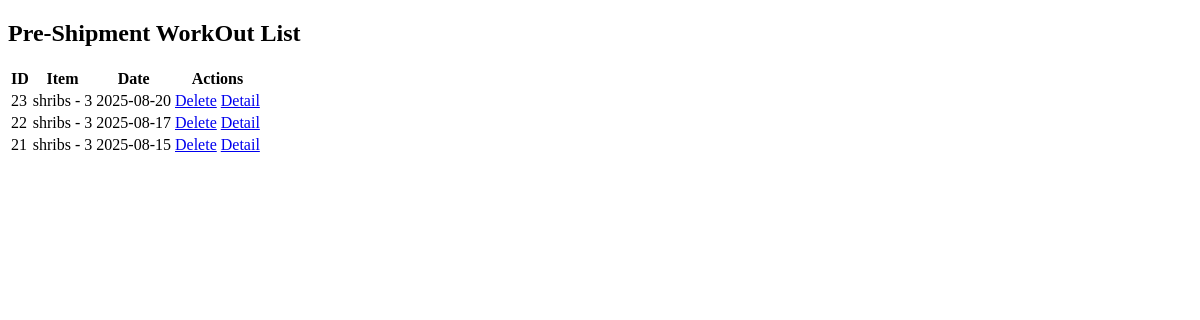
Before: /adminapp/preshipment-workouts/ with the older database file.
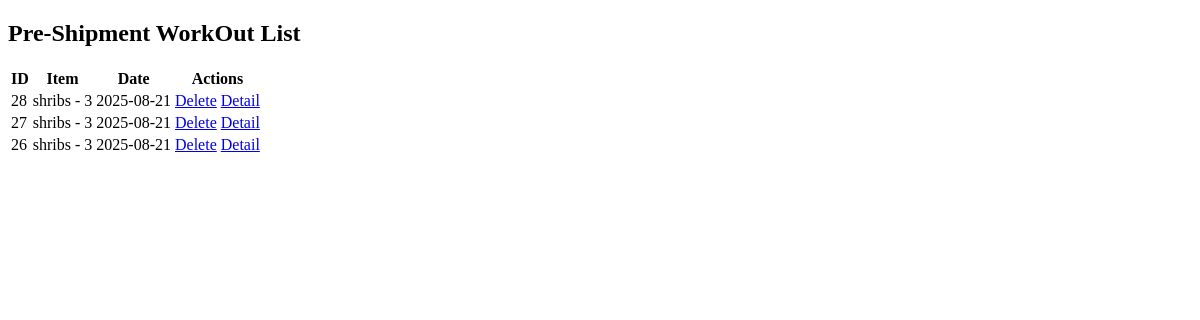
After: the same page with the newer database file.
### adminapp/models.py (models this page shows, shortened)
class BaseModel(models.Model):
    id = models.CharField(
        primary_key=True,
        max_length=4,
        editable=False,
        unique=True,
        default=generate_short_id
    )
    class Meta:
        abstract = True

class PreShipmentWorkOut(BaseModel):
    item = models.ForeignKey('Item', on_delete=models.CASCADE)
    unit = models.ForeignKey('PackingUnit', on_delete=models.CASCADE)
    glaze = models.ForeignKey('GlazePercentage', on_delete=models.CASCADE)
    category = models.ForeignKey('FreezingCategory', on_delete=models.CASCADE)
    brand = models.ForeignKey('ItemBrand', on_delete=models.CASCADE)

class Item(BaseModel):
    category = models.ForeignKey(ItemCategory, on_delete=models.CASCADE)
    name = models.CharField(max_length=100)
    code = models.CharField(max_length=50, unique=True)
    is_peeling = models.BooleanField(default=False)
    peeling_method = models.CharField(max_length=100, blank=True)
    def __str__(self):
        return f"{self.name}  - {self.code}"

### adminapp/views.py (the view)
# urls.py: path("preshipment-workouts/", views.PreShipmentWorkOutListView.as_view(), name="preshipment_workout_list"),
class PreShipmentWorkOutListView(ListView):
    model = PreShipmentWorkOut
    template_name = "adminapp/preshipment_workout_list.html"
    context_object_name = "workouts"
    paginate_by = 20  # Optional: pagination
    def get_queryset(self):
        queryset = super().get_queryset().select_related()
        if self.request.GET.get("item"):
            queryset = queryset.filter(item_id=self.request.GET["item"])
        return queryset.order_by("-id")  # Latest first

### adminapp/templates/adminapp/preshipment_workout_list.html (shortened to what this page needs)
<!DOCTYPE html>
<html lang="en">
<head>
</head>
<body>
    <h2>Pre-Shipment WorkOut List</h2>
<table class="table table-bordered">
    <thead>
        <tr>
            <th>ID</th>
            <th>Item</th>
            <th>Date</th>
            <th>Actions</th>
        </tr>
    </thead>
    <tbody>
    {% for workout in workouts %}
        <tr>
            <td>{{ workout.id }}</td>
            <td>{{ workout.item }}</td>
            <td>{{ workout.created_at|date:"Y-m-d" }}</td>
            <td>
                <a href="{% url 'adminapp:preshipment_workout_delete' workout.id %}" class="btn btn-danger btn-sm">Delete</a>
                <a href="{% url 'adminapp:preshipment_workout_detail' workout.id %}" class="btn btn-danger btn-sm">Detail</a>
            </td>
        </tr>
    {% empty %}
        <tr><td colspan="4">No workouts found.</td></tr>
    {% endfor %}
    </tbody>
</table>
</body>
</html>

Changed rows visible on the page:
removed PreShipmentWorkOut: id "23", item "shribs - 3", created_at "2025-08-20"
removed PreShipmentWorkOut: id "22", item "shribs - 3", created_at "2025-08-17"
removed PreShipmentWorkOut: id "21", item "shribs - 3", created_at "2025-08-15"
added PreShipmentWorkOut: id "28", item "shribs - 3", created_at "2025-08-21"
added PreShipmentWorkOut: id "27", item "shribs - 3", created_at "2025-08-21"
added PreShipmentWorkOut: id "26", item "shribs - 3", created_at "2025-08-21"
